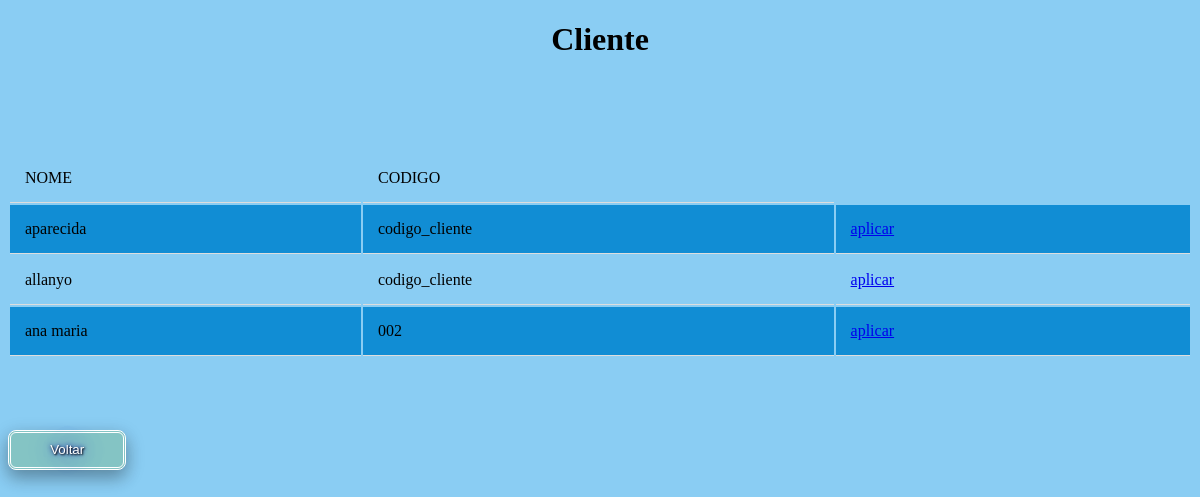
Page /buscaClienteSimples.php on the committed database.
### tables this page shows
CREATE TABLE `cliente` (
  `cliente_id` int(11) NOT NULL,
  `codigo_cliente` varchar(200) NOT NULL,
  `nome` varchar(200) NOT NULL,
  `rg` varchar(200) NOT NULL,
  `cpf` varchar(200) NOT NULL,
  `telefone` varchar(200) NOT NULL,
  `celular` varchar(200) NOT NULL,
  `email` varchar(200) NOT NULL,
  `enderecoId` int(11) DEFAULT NULL
);

### buscaClienteSimples.php (the view, shortened to what this page needs)
<?php
require_once 'db_connect.php';
$sql = "SELECT cliente_id,nome,codigo_cliente  FROM cliente";
$resultado = mysqli_query($connect, $sql);
?>
<!DOCTYPE html>
<html>
<head>
  <link rel="stylesheet" type="text/css" href="css/estilobuscacliente.css" />
</head>
<body>
  <h1>Cliente</h1><br>
<br><br><br>
  <table >
    <tr>
      <td>NOME</td>
      <td>CODIGO</td>
    </tr>
    <?php while($dado = mysqli_fetch_array($resultado)) { ?>
    <tr>
      <td><?php echo $dado['nome']; ?></td>
      <td><?php echo $dado['codigo_cliente']; ?></td>
      <td>
         <div>
           <form action="<?php echo $_SERVER['PHP_SELF']; ?>" method="POST">
           <a href="clienteCompra.php?cliente_id=<?php echo $dado['cliente_id']?>"> aplicar</a>  &nbsp&nbsp&nbsp&nbsp
            </form>
          </div>
       </td>
      </tr>
    <?php }
    ?>
  </table>
<br><br><br><br>
  <form action="<?php echo $_SERVER['PHP_SELF']; ?>" method="POST">
  <button type="submit" name="btn-voltar">Voltar
  </form>
</body>
</html>

### css/estilobuscacliente.css (style rules this page uses)
table { width: 100%; }
td { border-bottom: 1px solid #ddd; padding: 15px; text-align: left; }
tr:nth-child(even) { background-color: #118dd4; }
body { background:rgb(138, 205, 243); }
h1 { font-family: 'sans-serifs'; text-align: center; }
button { width: 10%; height: 40px; background: rgb(132, 196, 196); color: #fff; border: double; border-radius: 8px; box-shadow: 0 8px 16px 0 rgba(0,0,0,0.2), 0 6px 20px 0 rgba(0,0,0,0.19); text-shadow: 1px 1px 2px black, 0 0 25px blue, 0 0 5px darkblue; }

### rows in the picture
cliente: nome "aparecida", codigo_cliente "codigo_cliente"
cliente: nome "allanyo", codigo_cliente "codigo_cliente"
cliente: nome "ana maria", codigo_cliente "002"
